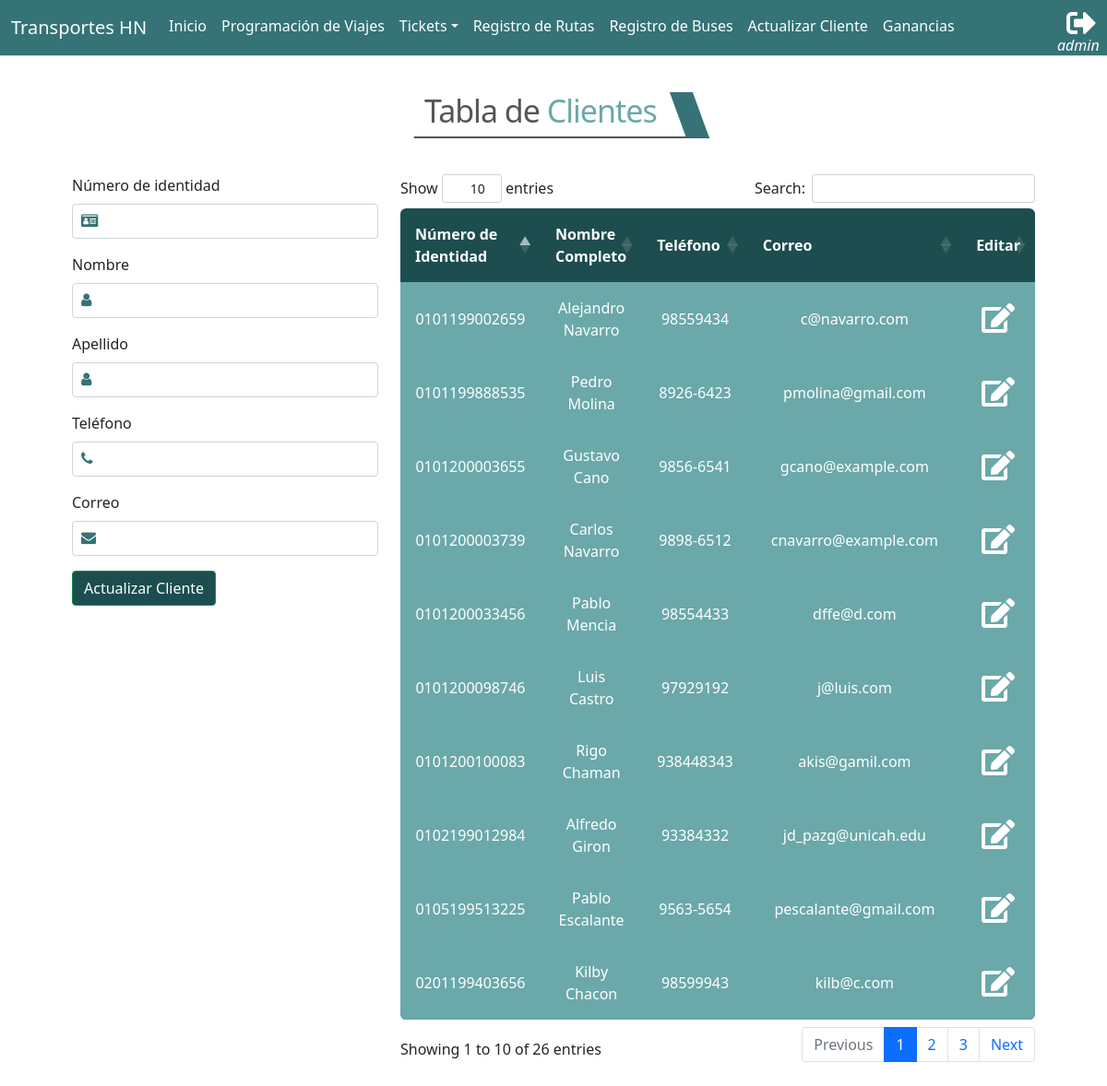
Page /transportAgency/customer/ (signed in) on the committed database.
### app_transportAgency/models.py (models this page shows, shortened)
class Client(models.Model):
    dni        = models.CharField(max_length=13,null=True, blank=True)
    first_name = models.CharField(max_length=50,null=True, blank=True)
    last_name  = models.CharField(max_length=50,null=True, blank=True)
    phone      = models.CharField(max_length=50,null=True, blank=True)
    email      = models.CharField(max_length=50,null=True, blank=True)
    user       = models.OneToOneField(User, on_delete=models.CASCADE, null=True, blank=True)

### app_transportAgency/views.py (the view)
# urls.py: path('customer/', views.customer, name="customer"),
@login_required()
def customer(request):
    if request.user.is_superuser:
        q = request.GET.get('q')
        if q:
            customers = Client.objects.filter(dni__startswith=q)
        else:
            customers = Client.objects.all()
        return render(request, 'transportAgency/customer.html', {
                'customers': customers
            })
    else:
        return HttpResponse("sdjhkhsd")

### app_transportAgency/templates/transportAgency/customer.html (shortened to what this page needs)
{% extends "base.html" %}
{% load static %}
{% block css %}
    <link rel="stylesheet" href="{% static 'transportAgency/css/table.css' %}">
    <link rel="stylesheet" href="{% static 'transportAgency/css/tittle.css' %}">
    <link rel="stylesheet" href="{% static 'transportAgency/css/i.css' %}">
{% endblock %}
{% block container %}
    <div class="row justify-content-center m-4">
        <div class="title">
            <h1>Tabla de <span style="color: #6BA8A9;">Clientes</span></h1>
        </div>
    </div>
<div class="container">
<div class="row justify-content m-4">
<div class="col-4">
            {% if c %}
            <form action="{% url 'transportAgency:edit_customer' c.id %}" method="post">
            {% else %}
            <form action="{% url 'transportAgency:customer'  %}" method="post">
            {% endif %}
                <div class="mb-3">
                    <label for="dni" class="form-label">Número de identidad</label>
                    <div class="form-group has-feedback">
                        <input type="number" class="form-control" name="dni" id="dni" value="{{c.dni}}">
                    </div>
                </div>
                <div class="mb-3">
                    <label for="first_name" class="form-label">Nombre</label>
                    <div class="form-group has-feedback">
                        <input type="text" class="form-control" name="first_name" id="first_name" value="{{c.first_name}}">
                    </div>
                </div>
                <div class="mb-3">
                    <label for="last_name" class="form-label">Apellido</label>
                    <div class="form-group has-feedback">
                        <input type="text" class="form-control" name="last_name" id="last_name" value="{{c.last_name}}">
                    </div>
                </div>
                <div class="mb-3">
                    <label for="phone" class="form-label">Teléfono</label>
                    <div class="form-group has-feedback">
                        <input type="text" class="form-control" name="phone" id="phone" value="{{c.phone}}">
                    </div>
                </div>
                <div class="mb-3">
                    <label for="email" class="form-label">Correo</label>
                    <div class="form-group has-feedback">
                        <input type="text" class="form-control" name="email" id="email" value="{{c.email}}">
                    </div>
                </div>
                <div class="mb-3">
                    <input type="submit" class="btn btn-success" value="Actualizar Cliente">
                </div>
            </form>
</div>
<div class="col-8">
    <table class="rwd-table" id="id_tabla">
    <thead>
        <tr>
            <th>Número de Identidad</th>
            <th>Nombre Completo</th>
            <th>Teléfono</th>
            <th>Correo</th>
            <th>Editar</th>
        </tr>
    </thead>
    <tbody>
        {% for c in customers %}
            <tr>
                <td data-th="nombre">{{c.dni}}</td>
                <td data-th="nombre">{{c.first_name}} {{c.last_name}}</td>
                <td data-th="telefono">{{c.phone}}</td>
                <td data-th="correo">{{c.email}}</td>
                <td class="text-center">
                    <a href="{% url 'transportAgency:edit_customer' c.id %}" class="text-white"><span class="fas fa-edit fa-2x"></span></a>
                </td>
            </tr>
        {% endfor %}
    </tbody>
</table>
</div>
<br>
<br>
</div>
{% endblock %}

### global_templates/base.html (shortened to what this page needs)
{% load static %}
<!DOCTYPE html>
<html lang="en">
<head>
    <link rel="stylesheet" href="https://cdnjs.cloudflare.com/ajax/libs/font-awesome/5.15.1/css/all.min.css">
    <link href="{% static 'transportAgency/bootstrap/bootstrap.min.css' %}" rel="stylesheet">
    <link rel="stylesheet" href="{% static 'transportAgency/css/nav.css' %}">
    <link href="https://cdn.jsdelivr.net/npm/bootstrap@5.0.2/dist/css/bootstrap.min.css" rel="stylesheet"
>
    <link href="https://haubek.github.io/dist/css/component-chosen.min.css" rel="stylesheet">
    <link href="https://maxcdn.bootstrapcdn.com/font-awesome/4.7.0/css/font-awesome.min.css" rel="stylesheet" />
    <link href="https://cdn.datatables.net/1.10.25/css/dataTables.bootstrap4.min.css" rel="stylesheet" />
    {% block css %}{% endblock %}
</head>
<body>
    <nav class="navbar navbar-expand-lg border-bottom">
        <div class="container-fluid">
            <a class="navbar-brand">Transportes HN</a>
            <div class="collapse navbar-collapse" id="navbarSupportedContent">
                <ul class="navbar-nav me-auto mb-2 mb-lg-1">
                    <li class="nav-item">
                        <a class="nav-link active" aria-current="page"
                            href="{% url 'transportAgency:about' %}">Inicio</a>
                    </li>
                    <li class="nav-item">
                        <a class="nav-link" href="{% url 'transportAgency:travels_view' %}">Programación de Viajes</a>
                    </li>
                     <li class="dropdown">
                        <a class="nav-link dropdown-toggle" href="#"  data-bs-toggle="dropdown">Tickets</a>
                    </li>
                    {% if request.user.is_superuser %}
                    <li class="nav-item">
                        <a class="nav-link" href="{% url 'transportAgency:register_route' %}">Registro de Rutas</a>
                    </li>
                    <li class="nav-item">
                        <a class="nav-link" href="{% url 'transportAgency:bus_crud' %}">Registro de Buses</a>
                    </li>
                    <li class="nav-item">
                        <a class="nav-link" href="{% url 'transportAgency:customer' %}">Actualizar Cliente</a>
                    </li>
                    <li class="nav-item">
                        <a class="nav-link" href="{% url 'transportAgency:income_view' %}">Ganancias</a>
                    </li>
                    {% endif %}
                </ul>
                <form class="d-flex">
                    <ul class="navbar-nav me-auto mb-2 mb-lg-2">
                        {% if request.user.is_authenticated %}
                        <li class="nav-item">
                            <a style="font-style: italic; color: white; position: absolute; margin-top: 28px; font-size: 16px;">{{ request.user }}</a>
                            <a href="{% url 'logout_view' %}"><i class="fas fa-sign-out-alt fa-2x" style="margin-left: 10px; color: white;"></i></a>
                        </li>
                        {% endif %}
                    </ul>
                </form>
            </div>
        </div>
    </nav>
    {% block container %}{% endblock %}
</body>
</html>

### app_transportAgency/static/transportAgency/css/nav.css (style rules this page uses)
.navbar { background-color: #357376; }
.navbar a { color: white; text-decoration: none; }
.navbar .navbar-brand { color: white; }

### app_transportAgency/static/transportAgency/css/table.css (style rules this page uses)
.rwd-table { margin: 1em 0; min-width: 300px; align-content: center; }
.rwd-table tr { border-top: 1px solid #ddd; border-bottom: 1px solid #ddd; }
.rwd-table th { display: none; text-align: center; }
.rwd-table td { display: block; text-align: center; background-color: #6BA8A9; text-align: center; }
.rwd-table td:first-child { padding-top: 0.5em; }
.rwd-table td:last-child { padding-bottom: 0.5em; }
.rwd-table td:before { content: attr(data-th) ": "; font-weight: bold; width: 6.5em; display: inline-block; }
@media (min-width: 480px) { .rwd-table td:before { display: none; } }
.rwd-table th, .rwd-table td { text-align: center; }
@media (min-width: 480px) { .rwd-table th, .rwd-table td { display: table-cell; padding: 0.25em 0.5em; } }
@media (min-width: 480px) { .rwd-table th:first-child, .rwd-table td:first-child { padding-left: 0; } }
@media (min-width: 480px) { .rwd-table th:last-child, .rwd-table td:last-child { padding-right: 0; } }
.rwd-table { background: #1D4D4F; color: #fff; border-radius: 0.4em; overflow: hidden; margin: 0 auto; }
.rwd-table tr { border-color: #46637f; }
.rwd-table th, .rwd-table td { margin: 0.5em 1em; }
@media (min-width: 480px) { .rwd-table th, .rwd-table td { padding: 1em !important; } }
.rwd-table th, .rwd-table td:before { color: #fff; }
.btn { background-color: #1D4D4F ; color: white; }

### app_transportAgency/static/transportAgency/css/tittle.css (style rules this page uses)
h1 { font-weight: normal; font-style: normal; letter-spacing: -1px; font-size: 34px; color: #555; text-align: center; transform: skew(-20deg, 0deg); }
.title { width: 320px; height: 50px; border-bottom: 2px solid #555; border-right: 25px solid #357376; background-color: #fff; -webkit-transform: skew(20deg); -moz-transform: skew(20deg); -ms-transform: skew(20deg); -o-transform: skew(20deg); transform: skew(20deg, 0deg); margin: 15px; }

### app_transportAgency/static/transportAgency/css/i.css (style rules this page uses)
.form-control { padding-left: 30px!important; }

### rows in the picture
Client: dni "0101200003655", first_name "Gustavo", last_name "Cano", phone "9856-6541", email "gcano@example.com"
Client: dni "0101200003739", first_name "Carlos", last_name "Navarro", phone "9898-6512", email "cnavarro@example.com"
Client: dni "0101199888535", first_name "Pedro", last_name "Molina", phone "8926-6423", email "pmolina@gmail.com"
Client: dni "0105199513225", first_name "Pablo", last_name "Escalante", phone "9563-5654", email "pescalante@gmail.com"
Client: dni "0201199403656", first_name "Kilby", last_name "Chacon", phone "98599943", email "kilb@c.com"
Client: dni "0102199012984", first_name "Alfredo", last_name "Giron", phone "93384332", email "jd_pazg@unicah.edu"
Client: dni "0101199002659", first_name "Alejandro", last_name "Navarro", phone "98559434", email "c@navarro.com"
Client: dni "0101200098746", first_name "Luis", last_name "Castro", phone "97929192", email "j@luis.com"
Client: dni "0101200100083", first_name "Rigo", last_name "Chaman", phone "938448343", email "akis@gamil.com"
Client: dni "0101200033456", first_name "Pablo", last_name "Mencia", phone "98554433", email "dffe@d.com"

### other values in the picture
{{ request.user }} "admin"
